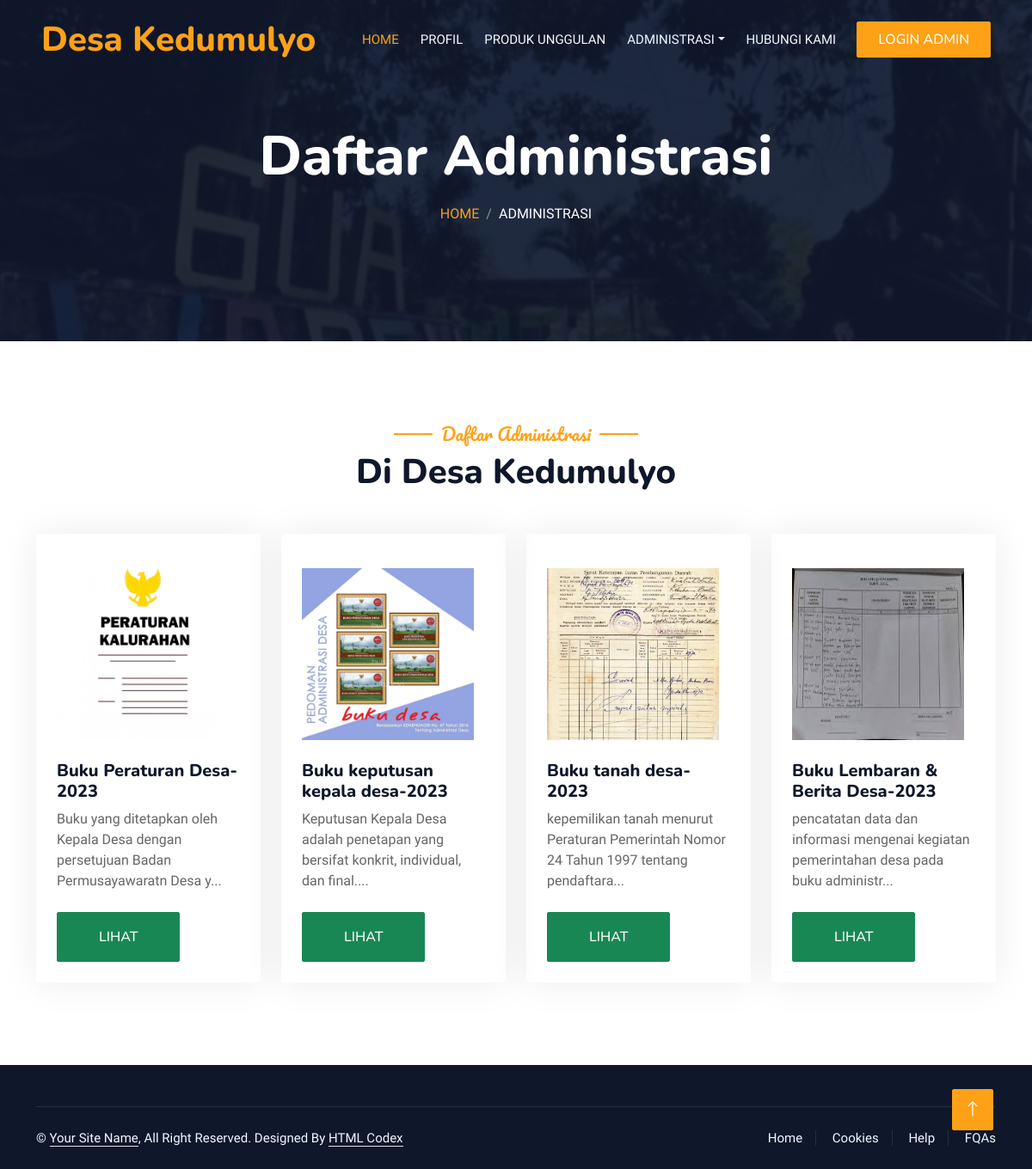
The page /administrasi.php?id=14 on the database its author committed.
### tables this page shows
CREATE TABLE `administrasi` (
  `id_administrasi` int(4) NOT NULL,
  `nama` varchar(255) NOT NULL,
  `keterangan` text NOT NULL,
  `id_jenis_administrasi` int(5) NOT NULL,
  `foto` text NOT NULL,
  `link` varchar(255) NOT NULL,
  `periode` varchar(255) NOT NULL
);

### administrasi.php (the view, shortened to what this page needs)
<?php
    include 'konek.php';
?>
<!DOCTYPE html>
<html lang="en">
<head>
    <link href="https://cdnjs.cloudflare.com/ajax/libs/font-awesome/5.10.0/css/all.min.css" rel="stylesheet">
    <link href="https://cdn.jsdelivr.net/npm/bootstrap-icons@1.4.1/font/bootstrap-icons.css" rel="stylesheet">
    <link href="muka/lib/animate/animate.min.css" rel="stylesheet">
    <link href="muka/lib/owlcarousel/assets/owl.carousel.min.css" rel="stylesheet">
    <link href="muka/lib/tempusdominus/css/tempusdominus-bootstrap-4.min.css" rel="stylesheet" />
    <link href="muka/css/bootstrap.min.css" rel="stylesheet">
    <link href="muka/css/style.css" rel="stylesheet">
</head>
<body>
    <div class="container-xxl bg-white p-0">
        <div class="container-xxl position-relative p-0">
        <nav class="navbar navbar-expand-lg navbar-dark bg-dark px-4 px-lg-5 py-3 py-lg-0">
                <a href="" class="navbar-brand p-0">
                    <h1 class="text-primary m-0">Desa Kedumulyo</h1>
                </a>
                <div class="collapse navbar-collapse" id="navbarCollapse">
                    <div class="navbar-nav ms-auto py-0 pe-4">
                        <a href="index.php" class="nav-item nav-link active">Home</a>
                        <a href="#features" class="nav-item nav-link">Profil</a>
                        <a href="#unggulan" class="nav-item nav-link">Produk Unggulan</a>
                        <div class="nav-item dropdown">
                            <a href="#" class="nav-link dropdown-toggle" data-bs-toggle="dropdown">Administrasi</a>
                        </div>
                        <a href="#contack" class="nav-item nav-link">Hubungi Kami</a>
                    </div>
                    <a href="pegawai.php" class="btn btn-primary py-2 px-4">Login Admin</a>
                </div>
            </nav>
            <div class="container-xxl py-5 bg-dark hero-header mb-5">
                <div class="container text-center my-5 pt-5 pb-4">
                    <h1 class="display-3 text-white mb-3 animated slideInDown">Daftar Administrasi</h1>
                    <nav aria-label="breadcrumb">
                        <ol class="breadcrumb justify-content-center text-uppercase">
                            <li class="breadcrumb-item"><a href="index.php">Home</a></li>
                            <li class="breadcrumb-item text-white active" aria-current="page">Administrasi</li>
                        </ol>
                    </nav>
                </div>
            </div>
        </div>
        <div class="container-xxl py-5">
            <div class="container">
                <div class="text-center wow fadeInUp" data-wow-delay="0.1s">
                    <h5 class="section-title ff-secondary text-center text-primary fw-normal">Daftar Administrasi</h5>
                    <h1 class="mb-5">
                        <?php
                           $id = ($_GET["id"]);
                        ?>
                        Di Desa Kedumulyo
                    </h1>
                </div>
                <div class="row g-4">
                    <?php
                        $query = "SELECT * FROM `administrasi` WHERE `id_jenis_administrasi`='$id'";
                        $result = mysqli_query($konek, $query);
                        while ($row = mysqli_fetch_assoc($result)) {
                        ?>
                             <div class="col-lg-3 col-sm-6 wow fadeInUp" data-wow-delay="0.1s">
                                <div class="service-item rounded pt-3">
                                    <div class="p-4">
                                    <img src="demo1/gambar/<?php echo $row['foto']; ?>" style="width: 200px;height: 200px;"><br><br>
                                        <h5><?php echo $row['nama']; ?>-<?php echo $row['periode']; ?></h5>
                                        <p><?php echo substr($row['keterangan'], 0, 85); ?>...</p>
                                        <a class="btn btn-success py-3 px-5 mt-2" href="<?php echo $row['link']; ?>" target="_blank" >Lihat</a>
                                    </div>
                                </div>
                            </div>
                        <?php
                        }
                    ?>
                </div>
            </div>
        </div>
        <div class="container-fluid bg-dark text-light footer pt-5 mt-5 wow fadeIn" data-wow-delay="0.1s">
            <div class="container">
                <div class="copyright">
                    <div class="row">
                        <div class="col-md-6 text-center text-md-start mb-3 mb-md-0">
                            &copy; <a class="border-bottom" href="#">Your Site Name</a>, All Right Reserved.
							Designed By <a class="border-bottom" href="https://htmlcodex.com">HTML Codex</a>
                        </div>
                        <div class="col-md-6 text-center text-md-end">
                            <div class="footer-menu">
                                <a href="">Home</a>
                                <a href="">Cookies</a>
                                <a href="">Help</a>
                                <a href="">FQAs</a>
                            </div>
                        </div>
                    </div>
                </div>
            </div>
        </div>
        <a href="#" class="btn btn-lg btn-primary btn-lg-square back-to-top"><i class="bi bi-arrow-up"></i></a>
    </div>
</body>
</html>

### muka/css/style.css (style rules this page uses)
:root { --primary: #FEA116; --light: #F1F8FF; --dark: #0F172B; }
.ff-secondary { font-family: 'Pacifico', cursive; }
.back-to-top { position: fixed; display: none; right: 45px; bottom: 45px; z-index: 99; }
.btn { font-family: 'Nunito', sans-serif; font-weight: 500; text-transform: uppercase; transition: .5s; }
.btn.btn-primary, .btn.btn-secondary { color: #FFFFFF; }
.btn-lg-square { width: 48px; height: 48px; }
.btn-square, .btn-sm-square, .btn-lg-square { padding: 0; display: flex; align-items: center; justify-content: center; font-weight: normal; border-radius: 2px; }
.navbar-dark .navbar-nav .nav-link { position: relative; margin-left: 25px; padding: 35px 0; font-size: 15px; color: var(--light) !important; text-transform: uppercase; font-weight: 500; outline: none; transition: .5s; }
.navbar-dark .navbar-nav .nav-link:hover, .navbar-dark .navbar-nav .nav-link.active { color: var(--primary) !important; }
@media (min-width: 992px) { .navbar-dark { position: absolute; width: 100%; top: 0; left: 0; z-index: 999; background: transparent !important; } }
.hero-header { background: linear-gradient(rgba(15, 23, 43, .9), rgba(15, 23, 43, .9)), url(../img/wp.jpg); background-position: center center; background-repeat: no-repeat; background-size: cover; }
.breadcrumb-item + .breadcrumb-item::before { color: rgba(255, 255, 255, .5); }
.section-title { position: relative; display: inline-block; }
.section-title::before { position: absolute; content: ""; width: 45px; height: 2px; top: 50%; left: -55px; margin-top: -1px; background: var(--primary); }
.section-title::after { position: absolute; content: ""; width: 45px; height: 2px; top: 50%; right: -55px; margin-top: -1px; background: var(--primary); }
.service-item { box-shadow: 0 0 45px rgba(0, 0, 0, .08); transition: .5s; }
.service-item * { transition: .5s; }
.footer .copyright { padding: 25px 0; font-size: 15px; border-top: 1px solid rgba(256, 256, 256, .1); }
.footer .copyright a { color: var(--light); }
.footer .footer-menu a { margin-right: 15px; padding-right: 15px; border-right: 1px solid rgba(255, 255, 255, .1); }
.footer .footer-menu a:last-child { margin-right: 0; padding-right: 0; border-right: none; }

### rows shown on the page
administrasi: foto (picture), nama "Buku Peraturan Desa", periode "2023", keterangan "Buku yang ditetapkan oleh Kepala Desa dengan persetujuan Badan Permusayawaratn Desa y"
administrasi: foto (picture), nama "Buku keputusan kepala desa", periode "2023", keterangan "Keputusan Kepala Desa adalah penetapan yang bersifat konkrit, individual, dan final."
administrasi: foto (picture), nama "Buku tanah desa", periode "2023", keterangan "kepemilikan tanah menurut Peraturan Pemerintah Nomor 24 Tahun 1997 tentang pendaftara"
administrasi: foto (picture), nama "Buku Lembaran & Berita Desa", periode "2023", keterangan "pencatatan data dan informasi mengenai kegiatan pemerintahan desa pada buku administr"
